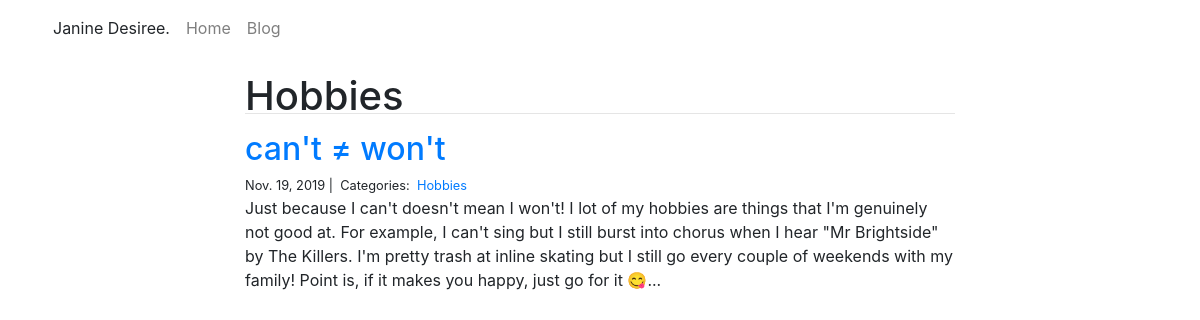
The app's page /blog/Hobbies/ with its own data.
### blog/models.py (models this page shows, shortened)
class Category(models.Model):
    name = models.CharField(max_length=20)

class Post(models.Model):
    title = models.CharField(max_length=255)
    body = models.TextField()
    created_on = models.DateTimeField(auto_now_add=True)
    last_modified = models.DateTimeField(auto_now=True)
    categories = models.ManyToManyField('Category', related_name='posts')

### blog/views.py (the view)
# urls.py: path("<category>/", views.blog_category, name="blog_category"),
def blog_category(request, category):
    posts = Post.objects.filter(
        categories__name__contains=category
    ).order_by(
        '-created_on'
    )
    context = {
        "category": category,
        "posts": posts
    }
    return render(request, "blog_category.html", context)

### blog/templates/blog_category.html
{% extends "base.html" %}
{% block page_content %}
<div class="col-md-8 offset-md-2">
    <h1>{{ category | title }}</h1>
    <hr>
    {% for post in posts %}
        <h2><a href="{% url 'blog_detail' post.pk%}">{{ post.title }}</a></h2>
        <small>
            {{ post.created_on.date }} |&nbsp;
            Categories:&nbsp;
            {% for category in post.categories.all %}
            <a href="{% url 'blog_category' category.name %}">
                {{ category.name }}
            </a>&nbsp;
            {% endfor %}
        </small>
        <p>{{ post.body | slice:":400" }}...</p>
    {% endfor %}
</div>
{% endblock %}

### projects/static/css/style.css (style rules this page uses)
hr { margin-top: -15px !important; }

### records on screen
Category: name "Hobbies"
Post: title "can't ≠ won't", created_on "Nov. 19, 2019", body "Just because I can't doesn't mean I won't! I lot of my hobbies are things that I'm genuinely not good at. For example, I can't sing but I still burst into chorus when I hear \"Mr Brightside\" by The Killers. I'm pretty trash at inline skating but I still go every couple of weekends with my family! Point is, if it makes you happy, just go for it 😋"
